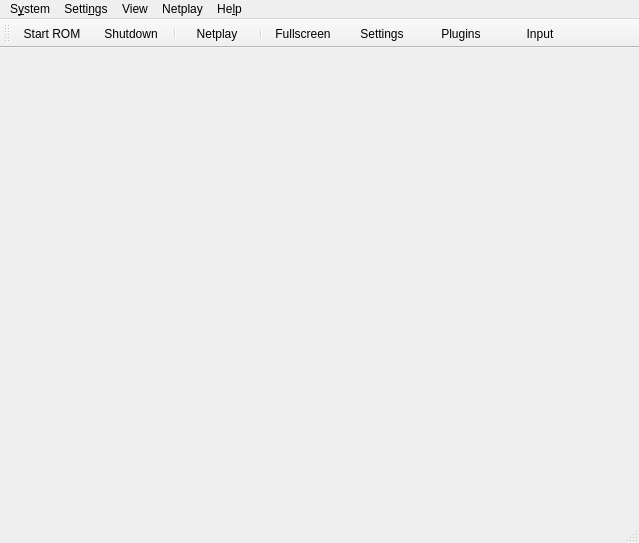
<?xml version="1.0" encoding="UTF-8"?>
<ui version="4.0">
 <class>MainWindow</class>
 <widget class="QMainWindow" name="MainWindow">
  <property name="geometry">
   <rect>
    <x>0</x>
    <y>0</y>
    <width>639</width>
    <height>543</height>
   </rect>
  </property>
  <property name="windowTitle">
   <string>Rosalie's Mupen GUI (VERSION)</string>
  </property>
  <property name="windowIcon">
   <iconset resource="UIResources.qrc">
    <normaloff>:/Resource/RMG.png</normaloff>:/Resource/RMG.png</iconset>
  </property>
  <widget class="QWidget" name="centralwidget">
   <layout class="QHBoxLayout" name="horizontalLayout"/>
  </widget>
  <widget class="QMenuBar" name="menubar">
   <property name="geometry">
    <rect>
     <x>0</x>
     <y>0</y>
     <width>639</width>
     <height>30</height>
    </rect>
   </property>
   <widget class="QMenu" name="menuSystem">
    <property name="title">
     <string>S&amp;ystem</string>
    </property>
    <widget class="QMenu" name="menuReset">
     <property name="title">
      <string>&amp;Reset</string>
     </property>
     <property name="icon">
      <iconset theme="restart-line"/>
     </property>
     <addaction name="action_Netplay_Start"/>
     <addaction name="action_System_HardReset"/>
    </widget>
    <widget class="QMenu" name="menuCurrent_Save_State">
     <property name="title">
      <string>&amp;Current Save State</string>
     </property>
     <property name="icon">
      <iconset theme="save-3-line"/>
     </property>
     <addaction name="actionSlot_0"/>
     <addaction name="actionSlot_1"/>
     <addaction name="actionSlot_2"/>
     <addaction name="actionSlot_3"/>
     <addaction name="actionSlot_4"/>
     <addaction name="actionSlot_5"/>
     <addaction name="actionSlot_6"/>
     <addaction name="actionSlot_7"/>
     <addaction name="actionSlot_8"/>
     <addaction name="actionSlot_9"/>
    </widget>
    <widget class="QMenu" name="menuSpeedFactor">
     <property name="enabled">
      <bool>true</bool>
     </property>
     <property name="title">
      <string>Speed &amp;Factor</string>
     </property>
     <property name="icon">
      <iconset theme="speed-line"/>
     </property>
     <addaction name="actionSpeed25"/>
     <addaction name="actionSpeed50"/>
     <addaction name="actionSpeed75"/>
     <addaction name="actionSpeed100"/>
     <addaction name="actionSpeed125"/>
     <addaction name="actionSpeed150"/>
     <addaction name="actionSpeed175"/>
     <addaction name="actionSpeed200"/>
     <addaction name="actionSpeed225"/>
     <addaction name="actionSpeed250"/>
     <addaction name="actionSpeed275"/>
     <addaction name="actionSpeed300"/>
    </widget>
    <addaction name="action_System_StartRom"/>
    <addaction name="separator"/>
    <addaction name="action_System_Shutdown"/>
    <addaction name="menuReset"/>
    <addaction name="action_System_Pause"/>
    <addaction name="separator"/>
    <addaction name="action_System_Screenshot"/>
    <addaction name="separator"/>
    <addaction name="action_System_LimitFPS"/>
    <addaction name="menuSpeedFactor"/>
    <addaction name="separator"/>
    <addaction name="action_System_SaveState"/>
    <addaction name="action_System_SaveAs"/>
    <addaction name="action_System_LoadState"/>
    <addaction name="action_System_Load"/>
    <addaction name="separator"/>
    <addaction name="menuCurrent_Save_State"/>
    <addaction name="separator"/>
    <addaction name="action_System_Cheats"/>
    <addaction name="action_System_GSButton"/>
    <addaction name="separator"/>
    <addaction name="action_System_Exit"/>
   </widget>
   <widget class="QMenu" name="menuSettings">
    <property name="title">
     <string>Setti&amp;ngs</string>
    </property>
    <addaction name="action_Settings_Graphics"/>
    <addaction name="action_Settings_Audio"/>
    <addaction name="action_Settings_Rsp"/>
    <addaction name="action_Settings_Input"/>
    <addaction name="separator"/>
    <addaction name="action_Settings_Settings"/>
   </widget>
   <widget class="QMenu" name="menuView">
    <property name="title">
     <string>View</string>
    </property>
    <addaction name="action_View_Toolbar"/>
    <addaction name="action_View_StatusBar"/>
    <addaction name="separator"/>
    <addaction name="action_View_GameList"/>
    <addaction name="action_View_GameGrid"/>
    <addaction name="separator"/>
    <addaction name="action_View_UniformSize"/>
    <addaction name="separator"/>
    <addaction name="action_View_Fullscreen"/>
    <addaction name="separator"/>
    <addaction name="action_View_RefreshRoms"/>
    <addaction name="action_View_ClearRomCache"/>
    <addaction name="separator"/>
    <addaction name="action_View_Log"/>
    <addaction name="separator"/>
    <addaction name="action_View_Search"/>
   </widget>
   <widget class="QMenu" name="menuHelp">
    <property name="title">
     <string>He&amp;lp</string>
    </property>
    <addaction name="action_Help_Github"/>
    <addaction name="separator"/>
    <addaction name="action_Help_Update"/>
    <addaction name="separator"/>
    <addaction name="action_Help_About"/>
   </widget>
   <widget class="QMenu" name="menuNetplay">
    <property name="title">
     <string>Netplay</string>
    </property>
    <addaction name="action_Netplay_BrowseSessions"/>
   </widget>
   <addaction name="menuSystem"/>
   <addaction name="menuSettings"/>
   <addaction name="menuView"/>
   <addaction name="menuNetplay"/>
   <addaction name="menuHelp"/>
  </widget>
  <widget class="QStatusBar" name="statusbar"/>
  <widget class="QToolBar" name="toolBar">
   <property name="windowTitle">
    <string>toolBar</string>
   </property>
   <property name="movable">
    <bool>true</bool>
   </property>
   <property name="styleSheet">
    <string>QToolButton { min-width: 70px; }</string>
   </property>
   <property name="toolButtonStyle">
    <enum>Qt::ToolButtonStyle::ToolButtonTextUnderIcon</enum>
   </property>
   <property name="floatable">
    <bool>false</bool>
   </property>
   <attribute name="toolBarArea">
    <enum>TopToolBarArea</enum>
   </attribute>
   <attribute name="toolBarBreak">
    <bool>false</bool>
   </attribute>
   <addaction name="action_System_StartRom"/>
   <addaction name="action_System_Shutdown"/>
   <addaction name="separator"/>
   <addaction name="action_Netplay_Start"/>
   <addaction name="separator"/>
   <addaction name="action_View_Fullscreen"/>
   <addaction name="action_Settings_Settings"/>
   <addaction name="action_Settings_Plugins"/>
   <addaction name="action_Toolbar_Input"/>
  </widget>
  <action name="action_System_StartRom">
   <property name="icon">
    <iconset theme="file-line"/>
   </property>
   <property name="text">
    <string>&amp;Start ROM</string>
   </property>
  </action>
  <action name="action_System_OpenCombo">
   <property name="icon">
    <iconset theme="aed-electrodes-fill"/>
   </property>
   <property name="text">
    <string>&amp;P2P</string>
   </property>
  </action>
  <action name="action_System_Shutdown">
   <property name="icon">
    <iconset theme="shut-down-line"/>
   </property>
   <property name="text">
    <string>S&amp;hutdown</string>
   </property>
  </action>
  <action name="action_Netplay_Start">
   <property name="icon">
    <iconset theme="server-line"/>
   </property>
   <property name="text">
    <string>&amp;Netplay</string>
   </property>
  </action>
  <action name="action_System_HardReset">
   <property name="icon">
    <iconset theme="restart-line"/>
   </property>
   <property name="text">
    <string>&amp;Hard Reset</string>
   </property>
  </action>
  <action name="action_System_Pause">
   <property name="checkable">
    <bool>true</bool>
   </property>
   <property name="icon">
    <iconset theme="pause-line"/>
   </property>
   <property name="text">
    <string>&amp;Pause</string>
   </property>
  </action>
  <action name="action_System_Screenshot">
   <property name="icon">
    <iconset theme="screenshot-2-line"/>
   </property>
   <property name="text">
    <string>Scree&amp;nshot</string>
   </property>
  </action>
  <action name="action_System_LimitFPS">
   <property name="checkable">
    <bool>true</bool>
   </property>
   <property name="icon">
    <iconset theme="speed-line"/>
   </property>
   <property name="text">
    <string>&amp;Limit FPS</string>
   </property>
  </action>
  <action name="action_System_SaveState">
   <property name="icon">
    <iconset theme="save-3-line"/>
   </property>
   <property name="text">
    <string>Sa&amp;ve State</string>
   </property>
  </action>
  <action name="action_System_SaveAs">
   <property name="icon">
    <iconset theme="save-3-line"/>
   </property>
   <property name="text">
    <string>Save As...</string>
   </property>
  </action>
  <action name="action_System_LoadState">
   <property name="icon">
    <iconset theme="folder-open-line"/>
   </property>
   <property name="text">
    <string>L&amp;oad State</string>
   </property>
  </action>
  <action name="action_System_Load">
   <property name="icon">
    <iconset theme="folder-open-line"/>
   </property>
   <property name="text">
    <string>Loa&amp;d...</string>
   </property>
  </action>
  <action name="actionSlot_0">
   <property name="checkable">
    <bool>true</bool>
   </property>
   <property name="text">
    <string>&amp;Slot 0</string>
   </property>
  </action>
  <action name="actionSlot_1">
   <property name="checkable">
    <bool>true</bool>
   </property>
   <property name="text">
    <string>Slot &amp;1</string>
   </property>
  </action>
  <action name="actionSlot_2">
   <property name="checkable">
    <bool>true</bool>
   </property>
   <property name="text">
    <string>Slot &amp;2</string>
   </property>
  </action>
  <action name="actionSlot_3">
   <property name="checkable">
    <bool>true</bool>
   </property>
   <property name="text">
    <string>Slot &amp;3</string>
   </property>
  </action>
  <action name="actionSlot_4">
   <property name="checkable">
    <bool>true</bool>
   </property>
   <property name="text">
    <string>Slot &amp;4</string>
   </property>
  </action>
  <action name="actionSlot_5">
   <property name="checkable">
    <bool>true</bool>
   </property>
   <property name="text">
    <string>Slot &amp;5</string>
   </property>
  </action>
  <action name="actionSlot_6">
   <property name="checkable">
    <bool>true</bool>
   </property>
   <property name="text">
    <string>Slot &amp;6</string>
   </property>
  </action>
  <action name="actionSlot_7">
   <property name="checkable">
    <bool>true</bool>
   </property>
   <property name="text">
    <string>Slot &amp;7</string>
   </property>
  </action>
  <action name="actionSlot_8">
   <property name="checkable">
    <bool>true</bool>
   </property>
   <property name="text">
    <string>Slot &amp;8</string>
   </property>
  </action>
  <action name="actionSlot_9">
   <property name="checkable">
    <bool>true</bool>
   </property>
   <property name="text">
    <string>Slot &amp;9</string>
   </property>
  </action>
  <action name="action_System_Cheats">
   <property name="icon">
    <iconset theme="code-box-line"/>
   </property>
   <property name="text">
    <string>Cheats...</string>
   </property>
  </action>
  <action name="action_System_GSButton">
   <property name="icon">
    <iconset theme="checkbox-blank-circle-line"/>
   </property>
   <property name="text">
    <string>&amp;GS Button</string>
   </property>
  </action>
  <action name="action_System_Exit">
   <property name="icon">
    <iconset theme="door-open-line"/>
   </property>
   <property name="text">
    <string>&amp;Exit</string>
   </property>
  </action>
  <action name="action_Settings_Graphics">
   <property name="icon">
    <iconset theme="brush-line"/>
   </property>
   <property name="text">
    <string>&amp;Graphics</string>
   </property>
  </action>
  <action name="action_Settings_Input">
   <property name="icon">
    <iconset theme="gamepad-line"/>
   </property>
   <property name="text">
    <string>&amp;Input</string>
   </property>
  </action>
  <action name="action_Settings_Rsp">
   <property name="icon">
    <iconset theme="settings-3-line"/>
   </property>
   <property name="text">
    <string>&amp;RSP</string>
   </property>
  </action>
  <action name="action_Settings_Audio">
   <property name="icon">
    <iconset theme="volume-up-line"/>
   </property>
   <property name="text">
    <string>&amp;Audio</string>
   </property>
  </action>
  <action name="action_Settings_Settings">
   <property name="icon">
    <iconset theme="settings-3-line"/>
   </property>
   <property name="text">
    <string>&amp;Settings</string>
   </property>
  </action>
  <action name="action_Settings_Plugins">
   <property name="icon">
    <iconset theme="plug-line"/>
   </property>
   <property name="text">
    <string>&amp;Plugins</string>
   </property>
  </action>
  <action name="action_Toolbar_Input">
   <property name="icon">
    <iconset theme="gamepad-line"/>
   </property>
   <property name="text">
    <string>&amp;Input</string>
   </property>
  </action>
  <action name="action_View_Fullscreen">
   <property name="icon">
    <iconset theme="fullscreen-line"/>
   </property>
   <property name="text">
    <string>&amp;Fullscreen</string>
   </property>
  </action>
  <action name="action_Help_Github">
   <property name="icon">
    <iconset theme="github-fill"/>
   </property>
   <property name="text">
    <string>&amp;Github Repository</string>
   </property>
  </action>
  <action name="action_Help_About">
   <property name="icon">
    <iconset theme="information-line"/>
   </property>
   <property name="text">
    <string>&amp;About RMG</string>
   </property>
  </action>
  <action name="action_View_Toolbar">
   <property name="checkable">
    <bool>true</bool>
   </property>
   <property name="icon">
    <iconset theme="tools-line"/>
   </property>
   <property name="text">
    <string>&amp;Toolbar</string>
   </property>
  </action>
  <action name="action_View_StatusBar">
   <property name="checkable">
    <bool>true</bool>
   </property>
   <property name="icon">
    <iconset theme="information-line"/>
   </property>
   <property name="text">
    <string>&amp;Status Bar</string>
   </property>
  </action>
  <action name="action_View_GameList">
   <property name="icon">
    <iconset theme="list-check"/>
   </property>
   <property name="text">
    <string>&amp;Game List</string>
   </property>
  </action>
  <action name="action_View_GameGrid">
   <property name="icon">
    <iconset theme="function-line"/>
   </property>
   <property name="text">
    <string>Ga&amp;me Grid</string>
   </property>
  </action>
  <action name="action_View_RefreshRoms">
   <property name="icon">
    <iconset theme="refresh-line"/>
   </property>
   <property name="text">
    <string>&amp;Refresh ROMs</string>
   </property>
  </action>
  <action name="action_View_Log">
   <property name="icon">
    <iconset theme="file-list-line"/>
   </property>
   <property name="text">
    <string>&amp;Log</string>
   </property>
  </action>
  <action name="action_View_ClearRomCache">
   <property name="icon">
    <iconset theme="delete-bin-line"/>
   </property>
   <property name="text">
    <string>&amp;Clear ROM Cache</string>
   </property>
  </action>
  <action name="action_View_UniformSize">
   <property name="checkable">
    <bool>true</bool>
   </property>
   <property name="icon">
    <iconset theme="function-line"/>
   </property>
   <property name="text">
    <string>&amp;Uniform Size (Grid View)</string>
   </property>
  </action>
  <action name="actionSpeed25">
   <property name="checkable">
    <bool>false</bool>
   </property>
   <property name="text">
    <string>&amp;25%</string>
   </property>
  </action>
  <action name="actionSpeed50">
   <property name="text">
    <string>&amp;50%</string>
   </property>
  </action>
  <action name="actionSpeed100">
   <property name="text">
    <string>&amp;100%</string>
   </property>
  </action>
  <action name="actionSpeed125">
   <property name="text">
    <string>125%</string>
   </property>
  </action>
  <action name="actionSpeed150">
   <property name="text">
    <string>150%</string>
   </property>
  </action>
  <action name="actionSpeed200">
   <property name="text">
    <string>2&amp;00%</string>
   </property>
  </action>
  <action name="actionSpeed75">
   <property name="text">
    <string>&amp;75%</string>
   </property>
  </action>
  <action name="actionSpeed175">
   <property name="text">
    <string>175%</string>
   </property>
  </action>
  <action name="actionSpeed225">
   <property name="text">
    <string>225%</string>
   </property>
  </action>
  <action name="actionSpeed250">
   <property name="text">
    <string>250%</string>
   </property>
  </action>
  <action name="actionSpeed275">
   <property name="text">
    <string>275%</string>
   </property>
  </action>
  <action name="actionSpeed300">
   <property name="text">
    <string>&amp;300%</string>
   </property>
  </action>
  <action name="action_Help_Update">
   <property name="icon">
    <iconset theme="download-line"/>
   </property>
   <property name="text">
    <string>&amp;Check For Updates</string>
   </property>
  </action>
  <action name="action_Netplay_BrowseSessions">
   <property name="icon">
    <iconset theme="plug-line"/>
   </property>
   <property name="text">
    <string>Start Netplay</string>
   </property>
  </action>
  <action name="action_View_Search">
    <property name="icon">
      <iconset theme="search-line"/>
     </property>
   <property name="text">
    <string>Search</string>
   </property>
  </action>
 </widget>
 <resources>
  <include location="UIResources.qrc"/>
 </resources>
 <connections/>
</ui>
